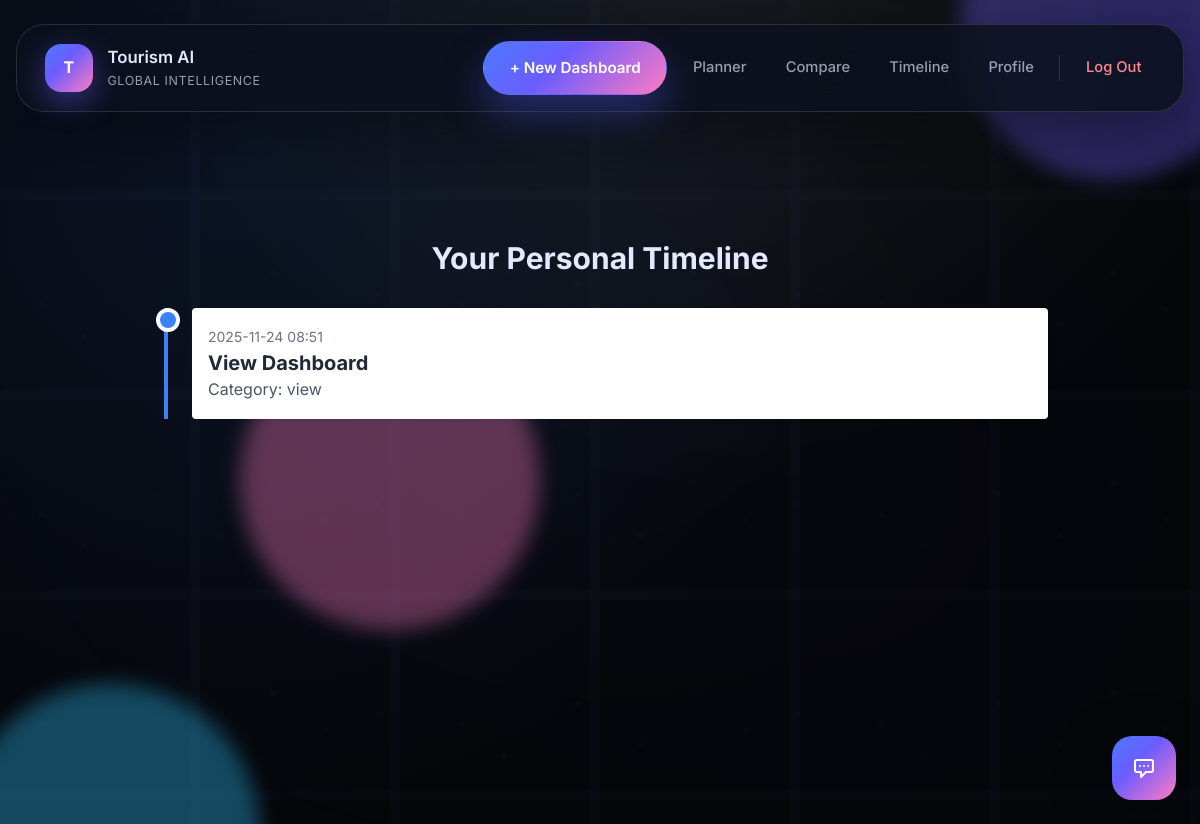
/timeline (signed in), run on the app's committed database.
### project/models/dashboard.py (models this page shows)
class Timeline(db.Model):
    __tablename__ = 'timeline'
    id = db.Column(db.Integer, primary_key=True)
    user_id = db.Column(db.Integer, db.ForeignKey('users.id'))
    action = db.Column(db.String(128)) # View Dashboard, Earned Badge, etc.
    category = db.Column(db.String(50))
    timestamp = db.Column(db.DateTime, default=datetime.utcnow)
    metadata_json = db.Column(db.Text) # Store extra details like dashboard_id in JSON

### project/routes/main.py (the view)
@main.route('/timeline')
@login_required
def timeline():
    events = current_user.timeline_events.order_by(Timeline.timestamp.desc()).all()
    return render_template('timeline.html', events=events)

### project/app.py (called while the page is built)
def create_app(config_class=Config):
    app = Flask(__name__)
    app.config.from_object(config_class)
    db.init_app(app)
    migrate.init_app(app, db)
    login_manager.init_app(app)
    jwt.init_app(app)
    mail.init_app(app)
    socketio.init_app(app)
    cors.init_app(app)
    app.register_blueprint(auth)
    app.register_blueprint(main)
    app.register_blueprint(api)
    @login_manager.user_loader
    def load_user(user_id):
        return User.query.get(int(user_id))
    return app

### project/templates/timeline.html
{% extends "base.html" %}
{% block content %}
<div class="max-w-4xl mx-auto">
    <h2 class="text-3xl font-bold mb-8 text-center">Your Personal Timeline</h2>
    <div class="relative border-l-4 border-blue-500 ml-3">
        {% for event in events %}
        <div class="mb-8 ml-6">
            <div class="absolute -left-3 bg-blue-500 h-6 w-6 rounded-full border-4 border-white"></div>
            <div class="bg-white p-4 rounded shadow">
                <span class="text-sm text-gray-500">{{ event.timestamp.strftime('%Y-%m-%d %H:%M') }}</span>
                <h3 class="text-xl font-bold text-gray-800">{{ event.action }}</h3>
                <p class="text-gray-600">Category: {{ event.category }}</p>
            </div>
        </div>
        {% endfor %}
    </div>
</div>
{% endblock %}

### project/static/css/style.css (style rules this page uses)
:root { --bg: #05060a; --surface: rgba(8, 11, 20, 0.75); --glass: rgba(20, 24, 35, 0.68); --border: rgba(255, 255, 255, 0.12); --accent: #5ad1ff; --accent-2: #7c6dfa; --accent-3: #47e6b6; --text: #e4e9ff; --muted: rgba(228, 233, 255, 0.65); --shadow: 0 20px 60px rgba(5, 6, 10, 0.45); --radius-lg: 28px; --radius-md: 20px; --radius-sm: 14px; --gradient: linear-gradient(135deg, #4a7bff 0%, #6b5cff 40%, #ff7bc2 100%); --gradient-soft: linear-gradient(140deg, rgba(90, 209, 255, 0.18), rgba(124, 109, 250, 0.22)); --blur: blur(26px); }
*, *::before, *::after { box-sizing: border-box; }
body.site-body { margin: 0; min-height: 100vh; background: radial-gradient(circle at 20% 20%, #0b1323, #05060a 55%); color: var(--text); font-family: "Inter", "Poppins", -apple-system, BlinkMacSystemFont, sans-serif; line-height: 1.6; overflow-x: hidden; }

### data on the page
Timeline: timestamp "2025-11-24 08:51", action "View Dashboard", category "view"
